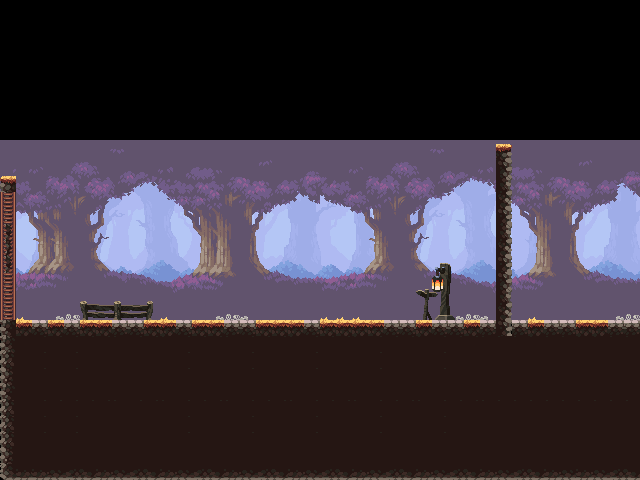

The image is a tile-based game level rendered from a .tmx file. Its description and source (layers, tilesets, objects; grid data summarised) follow:
An orthogonal 40x30 tile map with 16x16 px tiles, 4 tile layers (BG2, BG1, Ground, Déco), 4 tilesets.

<map version="1.10" tiledversion="1.11.2" orientation="orthogonal" renderorder="right-down" width="40" height="30" tilewidth="16" tileheight="16" infinite="0" nextlayerid="5" nextobjectid="1">
 <tileset firstgid="1" source="Backgrounds.tsx" />
 <tileset firstgid="4" source="Foret_tileset.tsx" />
 <tileset firstgid="686" source="Dungeon Tile Set/Dungeon Tile Set.tsx" />
 <tileset firstgid="956" source="Déco.tsx" />
 <layer id="2" name="BG2" width="40" height="30">
  <data>[1200 cells, 3 non-empty, 1 distinct tile ids]</data>
 </layer>
 <layer id="1" name="BG1" width="40" height="30">
  <data>[1200 cells, 3 non-empty, 1 distinct tile ids]</data>
 </layer>
 <layer id="3" name="Ground" width="40" height="30">
  <data>[1200 cells, 420 non-empty, 21 distinct tile ids]</data>
 </layer>
 <layer id="4" name="Déco" width="40" height="30">
  <data>[1200 cells, 27 non-empty, 9 distinct tile ids]</data>
 </layer>
</map>
